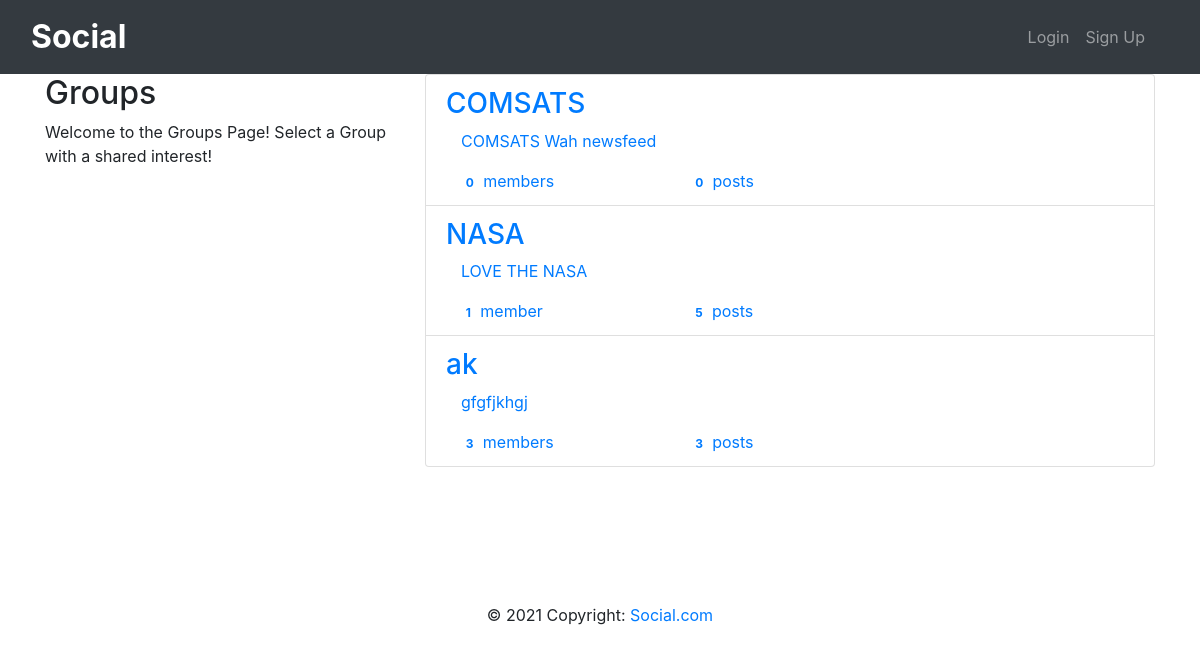
The app's page /groups/ with its own data.
### groups/models.py (models this page shows, shortened)
class Group(models.Model):
    name = models.CharField(max_length=255, unique=True)
    slug = models.SlugField(allow_unicode=True, unique=True)
    description = models.TextField(blank=True, default='')
    description_html = models.TextField(editable=False, default='', blank=True)
    members = models.ManyToManyField(User,through="GroupMember")
    class Meta:
        ordering = ["name"]

### groups/views.py (the view)
class ListGroups(generic.ListView):
    model = Group

### groups/templates/groups/group_list.html (shortened to what this page needs)
{% extends "groups/group_base.html" %}
{% block pregroup %}
<div class="col-md-4">
	<div class="content">
			<h2>Groups</h2>
			<p>Welcome to the Groups Page! Select a Group with a shared interest!</p>
	</div>
</div>
{% endblock %}
{% block group_content %}
<div class="col-md-8">
	<div class="list-group">
		{% for group in object_list %}
		  <a class="list-group-item" href="{% url 'groups:single' slug=group.slug %}">
			     <h3 class="title list-group-item-heading">{{ group.name }}</h3>
			<div class="list-group-item-text container-fluid">
				{{ group.description_html|safe }}
				<div class="row">
					<div class="col-md-4">
						<span class="badge">{{ group.members.count }}</span> member{{ group.members.count|pluralize }}
					</div>
					<div class="col-md-4">
						<span class="badge">{{ group.posts.count }}</span> post{{ group.posts.count|pluralize }}
					</div>
				</div>
			</div>
		</a>
		{% endfor %}
	</div>
</div>
{% endblock %}

### records on screen
Group: name "COMSATS", description_html "COMSATS Wah newsfeed", members.count "0", posts.count "0"
Group: name "NASA", description_html "LOVE THE NASA", members.count "1", posts.count "5"
Group: name "ak", description_html "gfgfjkhgj", members.count "3", posts.count "3"
